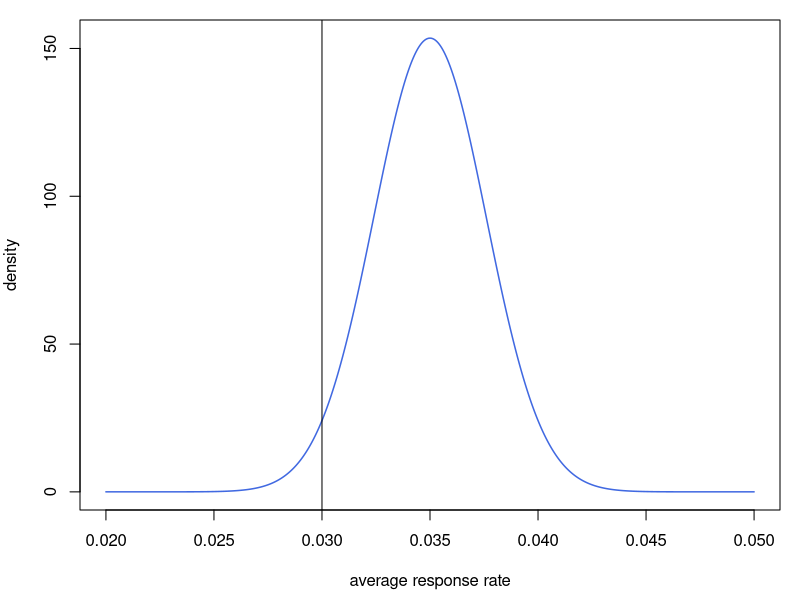
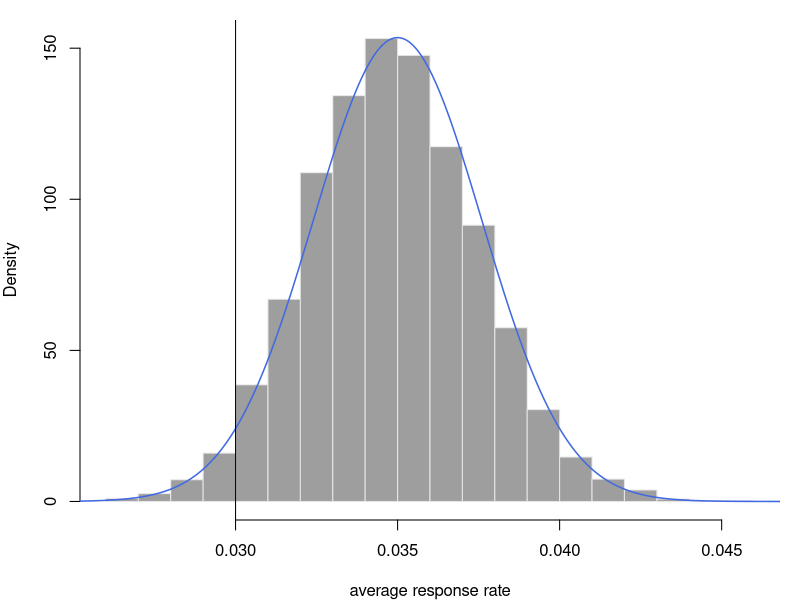
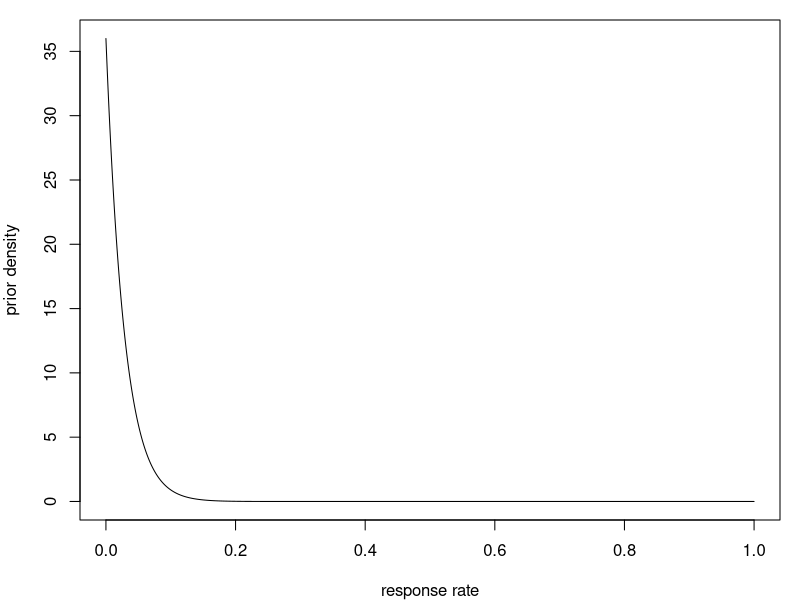
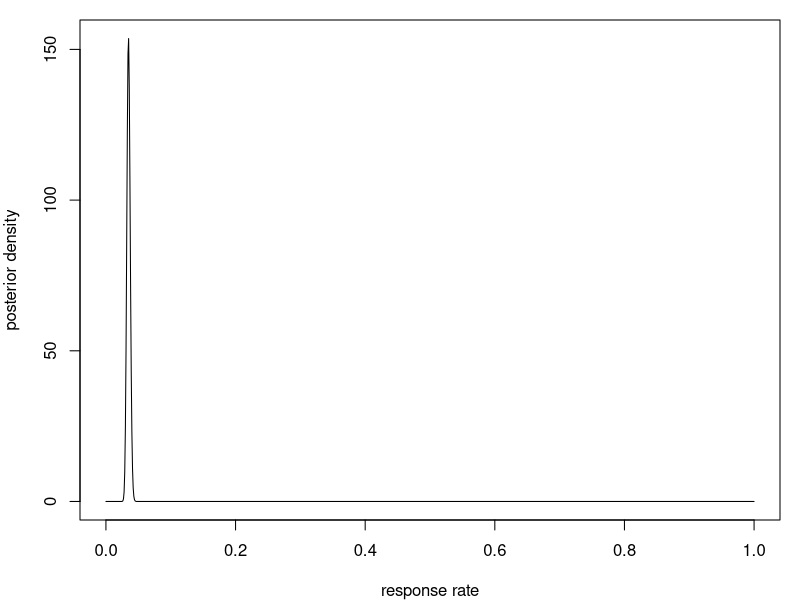
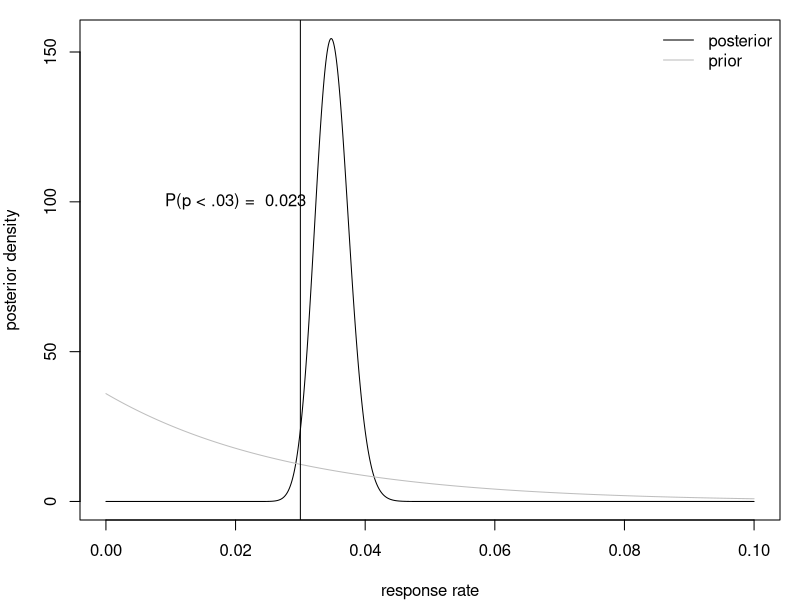
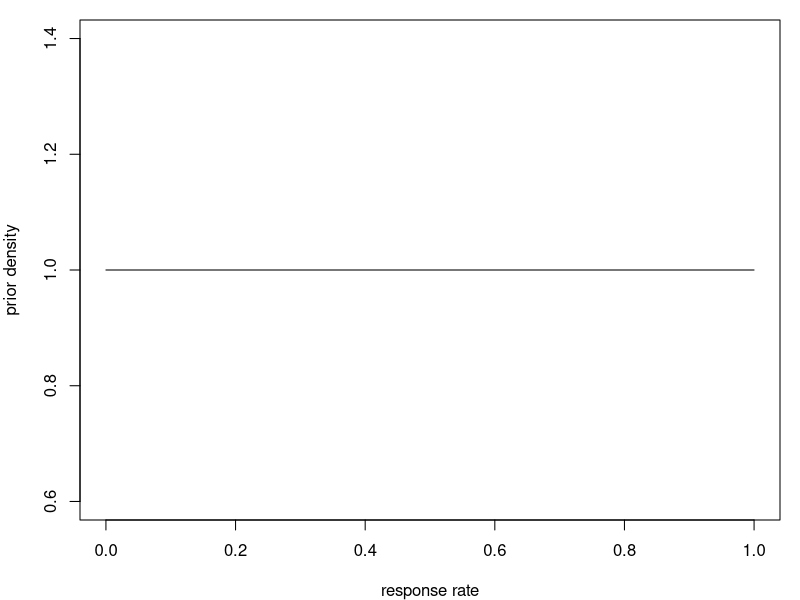
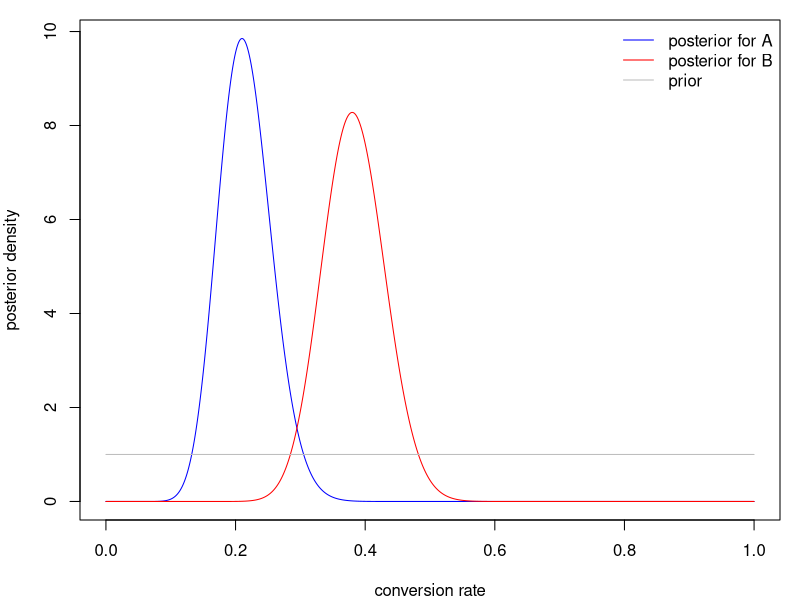

R code for these plots, in order: (Note: this script raises an error after producing the figures.)
n = 5000
c = 1.5
m = 50
brk = c/m
x = 175


p_hat<-x/n
p_hat_se<-sqrt(p_hat*(1-p_hat)/n)

p_hat + c(-1,1)*2*p_hat_se


xx <- seq(.02,.05,length=1000)

par(mai=c(.9,.8,.2,.2))
plot(xx, dnorm(xx, p_hat, p_hat_se), type="l", col="royalblue", lwd=1.5,
     xlab="average response rate", ylab="density")
abline(v=brk)

pnorm(brk,p_hat,p_hat_se)


data = c(rep(1, 175), rep(0, 5000-175))

#nonparametric bootstrap
B <- 10000
mub <- c()
for (b in 1:B){
  samp_b = sample.int(length(data), replace=TRUE)
  mub <- c(mub, mean(data[samp_b]))
}
sd(mub)

par(mai=c(.8,.8,.2,.2))


hist(mub, main="", xlab="average response rate",
     col=8, border="grey90", freq=FALSE)
lines(xx, dnorm(xx, p_hat, p_hat_se), col="royalblue", lwd=1.5)
abline(v=brk)

sum(mub<brk)/B



#Bayesian prior

# Plot the prior
xx=seq(0,1,length=1000)

prior_a = 1
prior_b = 36

plot(xx, y=dbeta(xx, shape1=prior_a, shape2 = prior_b), 
     type="l", col="black", xlab="response rate", ylab="prior density")

post_a = prior_a + x
post_b = prior_b + n - x

plot(xx, y=dbeta(xx, shape1=post_a, shape2 = post_b), 
     type="l", col="black", xlab="response rate", ylab="posterior density")

xx=seq(0,.1,length=1000)

plot(xx, y=dbeta(xx, shape1=post_a, shape2 = post_b), 
     type="l", col="black", xlab="response rate", ylab="posterior density")
lines(xx, y=dbeta(xx, shape1=prior_a, shape2 = prior_b), type="l", col="gray")
abline(v=brk)
legend("topright", col=c("black", "gray"), legend=c("posterior", "prior"), bty="n", lty=1)
set.seed(19312)
post_draws<-rbeta(B,post_a,post_b)
prob = sum(post_draws<brk)/B
text(x = .02,y= 100, paste("P(p < .03) = ", round(prob,3) ))


# compare

xx=seq(0,1,length=1000)

prior_a = 1
prior_b = 1

n=100
x_A=.21*n
x_B=.38*n

plot(xx, y=dbeta(xx, shape1=prior_a, shape2 = prior_b), 
     type="l", col="black", xlab="response rate", ylab="prior density")

post_A_a = prior_a + x_A
post_A_b = prior_b + n - x_A

post_B_a = prior_a + x_B
post_B_b = prior_b + n - x_B

xx=seq(0,1,length=1000)

plot(x=xx, y=dbeta(xx, shape1=post_A_a, shape2 = post_A_b), 
     type="l", col="blue", xlab="conversion rate", ylab="posterior density")
lines(x=xx, y=dbeta(xx, shape1=post_B_a, shape2 = post_B_b), col="red")
lines(x=xx, y=dbeta(xx, shape1=prior_a, shape2 = prior_b), col="gray")
legend("topright", col=c("blue", "red", "gray"), legend=c("posterior for A", "posterior for B", "prior"), bty="n", lty=1)




set.seed(19312)
p_A <-rbeta(n = 10000, shape1 = 1+21, shape2 = 1+100???21)
p_B <-rbeta(n = 10000, shape1 = 1+38, shape2 = 1+100-38)

sum(p_A<p_B)/10000

set.seed(19312)
B<-10000
post_draws_A<-rbeta(B,post_A_a,post_A_b)
post_draws_B<-rbeta(B,post_B_a,post_B_b)
prob = sum(post_draws_B>post_draws_A)/B
text(x = .6,y= 6, paste("P(p_A < p_B) = ", round(prob,3) ))

round(prob,3)


pnorm(0,mean = 0,sd=1)

pnorm(8,mean=5, sd=1)

pnorm(2, mean=5, sd=1)


mean = 175/5000

((mean)*(1-mean)/5000)^(1/2)

sqrt((mean*(1-mean))/5000)

pnorm(.03, mean = mean, sd = std_err)

round(0.48278, digits = 2)


round(29347.84021, digits = 0)

# Normal-Normal



set.seed(19312)
group <- c(rep("A", 500), rep("B", 500)) 
time_on_site <- c(rnorm(500, mean=5.2, sd=2), rnorm(500, mean=5.4, sd=2.2))
test_data <- data.frame(group, time_on_site)
rm(group, time_on_site)


test_data %>% 
  group_by(group) %>% summarize(mean=mean(time_on_site), sd=sd(time_on_site), n=n())


n_A <- sum(test_data$group=="A")
n_B <- sum(test_data$group=="B")
s <- sd(test_data$time_on_site)
post_mean_A <- mean(test_data[test_data$group=="A", "time_on_site"])
post_mean_B <- mean(test_data[test_data$group=="B", "time_on_site"])
post_sd_A <- (1/100^2 + n_A/s^2)^-(1/2)
post_sd_B <- (1/100^2 + n_B/s^2)^-(1/2)

post_mean_A = post_sd_A^2 * (mean(test_data[test_data$group=="A", "time_on_site"])*n_A/s^2)

xx=seq(10,60,length=1000)

plot(x=(500:600)/100, y=dnorm((500:600)/100, mean=post_mean_A, sd=post_sd_A), 
     type="l", col="blue", xlab="mean time-on-site (m)", ylab="posterior density")
lines(x=(500:600)/100, y=dnorm((500:600)/100, mean=post_mean_B, sd=post_sd_B), col="red")
lines(x=(500:600)/100, y=dnorm((500:600)/100, mean=0, sd=100), col="gray")
legend("topright", col=c("blue", "red", "gray"), legend=c("posterior for A", "posterior for B", "prior"), bty="n", lty=1)
post_mean_diff <- post_mean_B - post_mean_A
post_sd_diff <- sqrt(post_sd_B^2 + post_sd_A^2)
#Once we have the distribution for the difference in the mean time-on-site, we can compute the probability that the mean of B is greater than the mean of A. 
prob=1-pnorm(0, mean=post_mean_diff, sd=post_sd_diff)
text(x = 5.75,y= 2, paste("P(m_A < m_B) = ", round(prob,3) ))

plot(x=(-50:60)/100, y=dnorm((-50:60)/100, mean=post_mean_diff, sd=post_sd_diff), 
     type="l", col="black", 
     xlab="difference in mean time-on-site (m)", ylab="posterior density")
abline(v=0)
text(-0.25, 2.9, "A has higher mean time-on-site")
text(0.35, 2.9, "B has higher mean time-on-site")
